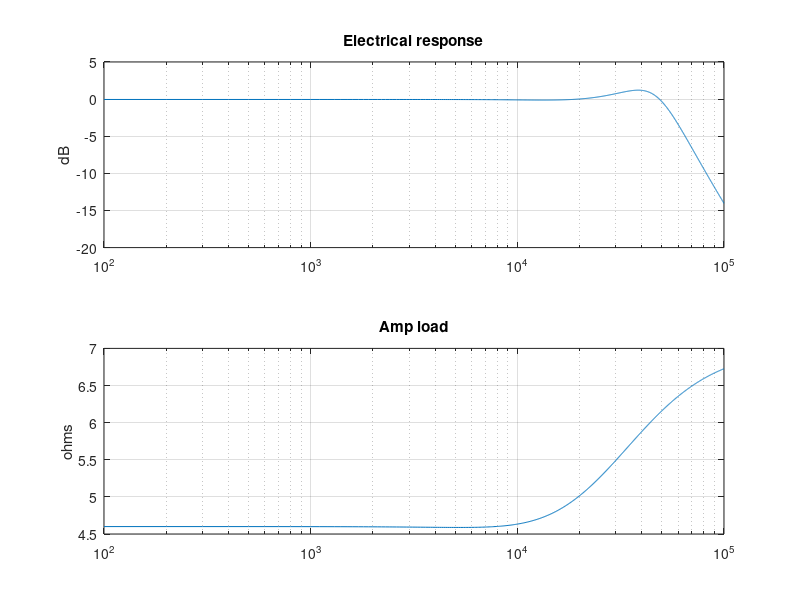

Write the MATLAB code that produced this figure.
% TPA response plotter
% march 2015, gmarsh

% output filter (1D14A-150M)
c = 1.5e-6;
l = 10e-6;
rl = 13e-3;

% speaker (Alpair 10M)
% motional part of electrical model left out here, as it's largely insignificant here
re = 4.6;
le = 38e-6;

% speaker zobel network
rz = 7;
cz = 1.5e-6;

% == boring math below ==

% make plotting vector
% replace 0hz with 1Hz to avoid divide by zero
fplot = 100000;
f = linspace(fplot/1000,fplot,1000);
w = f*2*pi;

% calculate speaker impedance
zspeaker = re + j*w*le;
zzobel = rz + 1./(j*w*cz);
zload = 1./(1./zspeaker + 1./zzobel);

% divide speaker load by two (since this is a BTL amplifier)
zload = zload ./ 2;

zc = 1./(j*w*c);
zshunt = 1./(1./zload + 1./zc);
zl = rl + j*w*l;
response = zshunt./(zshunt + zl);

% plot result
subplot(2,1,1);
semilogx(f,20*log10(abs(response)));
ylabel('dB');
title('Electrical response');
grid on;
subplot(2,1,2);
semilogx(f,abs(zload*2));
ylabel('ohms');
title('Amp load');
grid on;